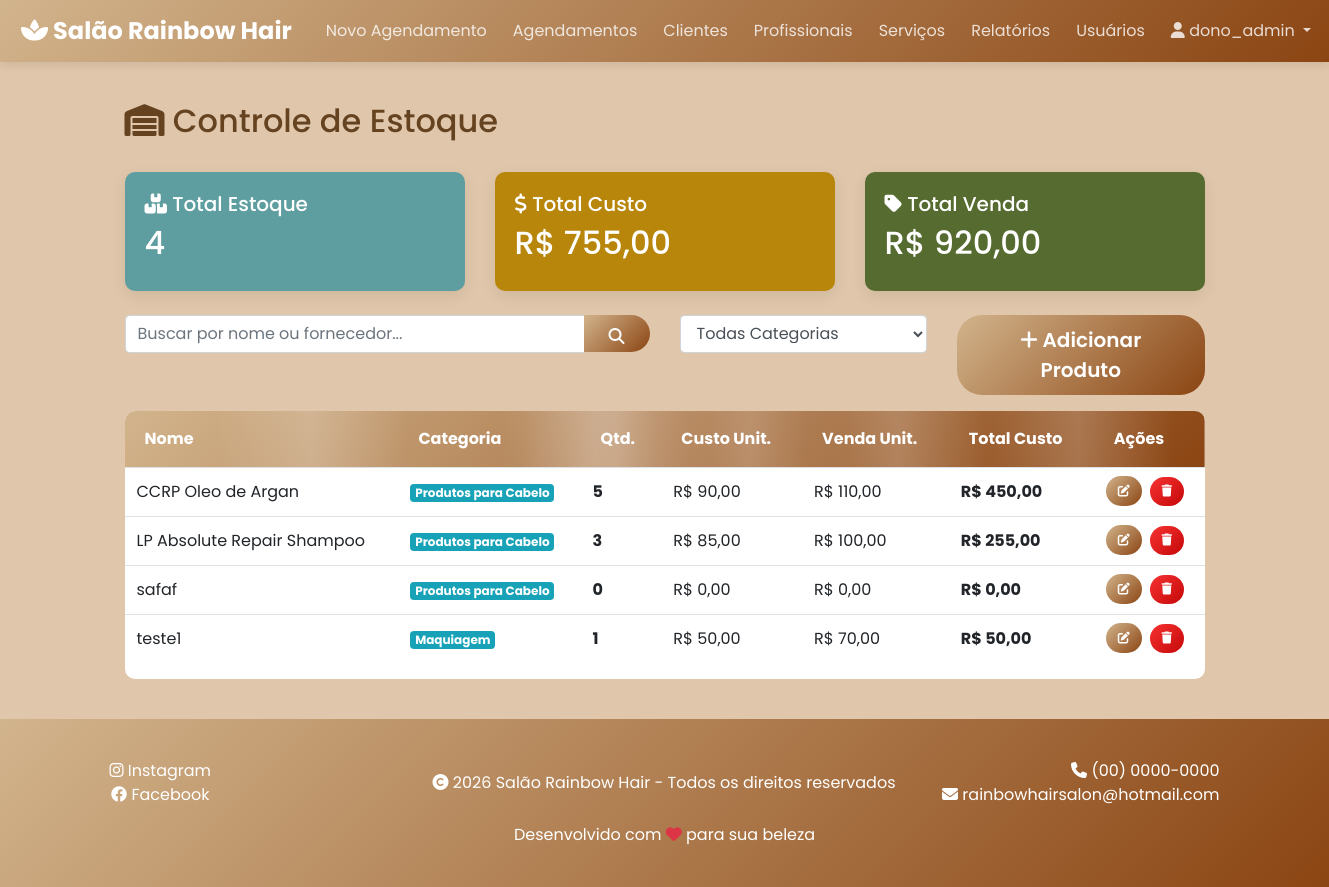
/estoque/ (signed in), run on an earlier commit of the app's database.
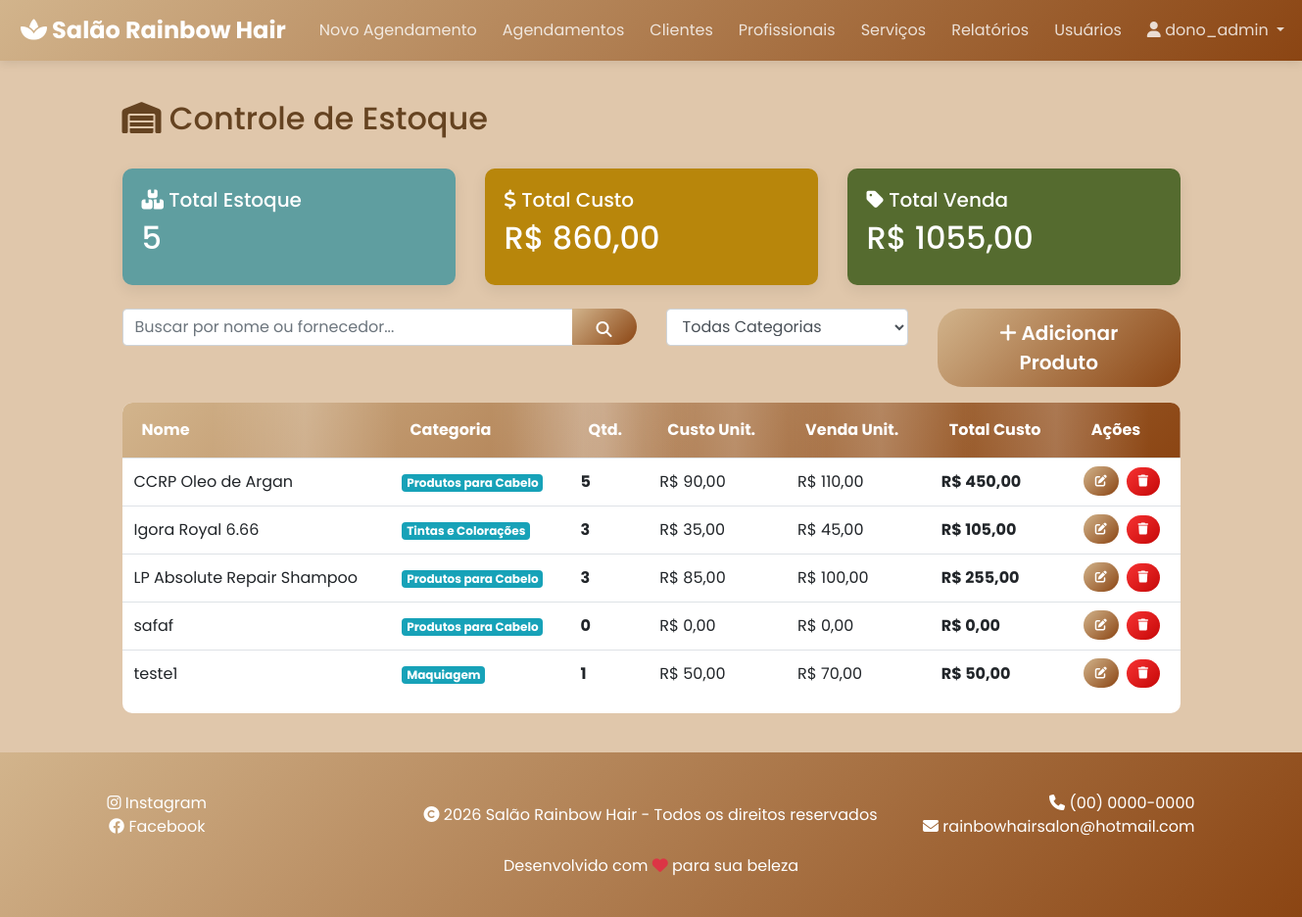
And on a later commit of the database.
### estoque/models.py (models this page shows, shortened)
class ProdutoEstoque(BaseModel):
    CATEGORIA_CHOICES = [
        ('CABELO', 'Produtos para Cabelo'),
        ('TINTAS', 'Tintas e Colorações'),
        ('UNHAS', 'Produtos para Unhas'),
        ('MAQUIAGEM', 'Maquiagem'),
        ('SPA', 'Spa e Tratamentos'),
        ('DEPILACAO', 'Depilação'),
        ('SOBRANCELHAS', 'Sobrancelhas e Cílios'),
    ]
    nome = models.CharField(max_length=100)
    categoria = models.CharField(max_length=20, choices=CATEGORIA_CHOICES, default='CABELO')
    quantidade = models.PositiveIntegerField(default=0)
    preco_custo = models.DecimalField(max_digits=8, decimal_places=2, default=0)
    preco_venda = models.DecimalField(max_digits=8, decimal_places=2, default=0)
    fornecedor = models.CharField(max_length=100, blank=True, null=True)
    class Meta:
        ordering = ['nome']
    @property
    def total_custo(self):
        return self.quantidade * self.preco_custo

### estoque/views.py (the view)
# urls.py: path('', EstoqueListView.as_view(), name='estoque-list'),
class EstoqueListView(LoginRequiredMixin, SuperuserRequiredMixin, ListView):
    model = ProdutoEstoque
    template_name = "estoque_list.html"
    context_object_name = "estoques"
    paginate_by = 10
    def get_queryset(self):
        queryset = super().get_queryset()
        search = self.request.GET.get('search', '').strip()
        categoria = self.request.GET.get('categoria', '').strip()
        if search:
            queryset = queryset.filter(Q(nome__icontains=search) | Q(fornecedor__icontains=search))
        if categoria:
            queryset = queryset.filter(categoria=categoria)
        return queryset
    def get_context_data(self, **kwargs):
        context = super().get_context_data(**kwargs)
        qs = self.get_queryset()
        context['total_estoque'] = qs.aggregate(total=Count('id'))['total'] or 0
        context['total_custo'] = qs.aggregate(total=Sum(F('quantidade') * F('preco_custo')))['total'] or 0
        context['total_venda'] = qs.aggregate(total=Sum(F('quantidade') * F('preco_venda')))['total'] or 0
        context['categorias'] = ProdutoEstoque.CATEGORIA_CHOICES
        context['search'] = self.request.GET.get('search', '')
        context['categoria'] = self.request.GET.get('categoria', '')
        return context

### estoque/views.py (called while the page is built)
    def test_func(self):
        return self.request.user.is_superuser

### estoque/templates/estoque_list.html (shortened to what this page needs)
{% extends 'base.html' %}
{% block content %}
<div class="container">
    <div class="row mb-4">
        <div class="col-md-12">
            <h2><i class="fas fa-warehouse"></i> Controle de Estoque</h2>
        </div>
    </div>
    <div class="row mb-4">
        <div class="col-md-4">
            <div class="card card-total text-white">
                <div class="card-body">
                    <h5><i class="fas fa-boxes"></i> Total Estoque</h5>
                    <h2>{{ total_estoque|default:"0" }}</h2>
                </div>
            </div>
        </div>
        <div class="col-md-4">
            <div class="card card-custo text-white">
                <div class="card-body">
                    <h5><i class="fas fa-dollar-sign"></i> Total Custo</h5>
                    <h2>R$ {{ total_custo|floatformat:2|default:"0,00" }}</h2>
                </div>
            </div>
        </div>
        <div class="col-md-4">
            <div class="card card-venda text-white">
                <div class="card-body">
                    <h5><i class="fas fa-tag"></i> Total Venda</h5>
                    <h2>R$ {{ total_venda|floatformat:2|default:"0,00" }}</h2>
                </div>
            </div>
        </div>
    </div>
    <div class="row mb-3">
        <div class="col-md-6">
            <form method="get">
                <div class="input-group">
                    <input type="text" class="form-control" name="search" placeholder="Buscar por nome ou fornecedor..." value="{{ search }}">
                    <div class="input-group-append">
                        <button class="btn btn-primary1" type="submit"><i class="fas fa-search"></i></button>
                    </div>
                </div>
            </form>
        </div>
        <div class="col-md-3">
            <form method="get" class="d-inline">
                <select name="categoria" class="form-control" onchange="this.form.submit()">
                    <option value="">Todas Categorias</option>
                </select>
            </form>
        </div>
        <div class="col-md-3 text-right">
            <a href="{% url 'estoque:estoque-create' %}" class="btn btn-primary btn-lg">
                <i class="fas fa-plus"></i> Adicionar Produto
            </a>
        </div>
    </div>
    {% if estoques %}
    <div class="table-responsive">
        <table class="table table-hover">
            <thead class="thead-dark">
                <tr>
                    <th>Nome</th>
                    <th>Categoria</th>
                    <th>Qtd.</th>
                    <th>Custo Unit.</th>
                    <th>Venda Unit.</th>
                    <th>Total Custo</th>
                    <th>Ações</th>
                </tr>
            </thead>
            <tbody>
                {% for estoque in estoques %}
                <tr>
                    <td>{{ estoque.nome }}</td>
                    <td><span class="badge badge-info">{{ estoque.get_categoria_display }}</span></td>
                    <td><strong>{{ estoque.quantidade }}</strong></td>
                    <td>R$ {{ estoque.preco_custo|floatformat:2 }}</td>
                    <td>R$ {{ estoque.preco_venda|floatformat:2 }}</td>
                    <td><strong>R$ {{ estoque.total_custo|floatformat:2 }}</strong></td>
                    <td style="display: flex; gap: 8px; align-items: center; padding: 8px 12px;">
                        <a href="{% url 'estoque:estoque-update' estoque.pk %}" class="btn btn-sm btn-success" style="padding: 6px 12px; font-size: 12px;"><i class="fas fa-edit"></i></a>
                        <a href="{% url 'estoque:estoque-delete' estoque.pk %}" class="btn btn-sm btn-danger" style="padding: 6px 10px; font-size: 12px;"><i class="fas fa-trash"></i></a>
                    </td>
                </tr>
                {% endfor %}
            </tbody>
        </table>
    </div>
    {% else %}
    <div class="alert alert-info">
        <i class="fas fa-info-circle"></i> Nenhum produto no estoque. <a href="{% url 'estoque:estoque-create' %}">Adicione o primeiro!</a>
    </div>
    {% endif %}
</div>
{% endblock %}

### core/templates/base.html (shortened to what this page needs)
<!DOCTYPE html>
<html lang="pt-br">
<head>
    <link rel="stylesheet" href="https://stackpath.bootstrapcdn.com/bootstrap/4.5.2/css/bootstrap.min.css">
    <link rel="stylesheet" href="https://cdnjs.cloudflare.com/ajax/libs/font-awesome/6.4.0/css/all.min.css">
</head>
<body>
<nav class="navbar navbar-expand-lg navbar-dark sticky-top">
    <div class="container-fluid">
        <a class="navbar-brand" href="{% url 'home' %}">
            <i class="fas fa-spa"></i> Salão Rainbow Hair
        </a>
        <div class="collapse navbar-collapse" id="navbarNav">
            <ul class="navbar-nav m-auto">
                {% if user.is_authenticated %}
                <li class="nav-item">
                    <a class="nav-link" href="{% url 'agendamentos:add-agendamento' %}">Novo Agendamento</a>
                </li>
                <li class="nav-item" align-items="center">
                    <a class="nav-link" href="{% url 'index' %}">Agendamentos</a>
                </li>
                <li class="nav-item">
                    <a class="nav-link" href="{% url 'clientes:cliente-list' %}">Clientes</a>
                </li>
                <li class="nav-item">
                    <a class="nav-link" href="{% url 'profissionais:profissional-list' %}">Profissionais</a>
                </li>
                <li class="nav-item">
                    <a class="nav-link" href="{% url 'servicos:servico-list' %}">Serviços</a>
                </li>
                {% if user.is_staff or user.is_superuser %}
                <li class="nav-item">
                    <a class="nav-link" href="{% url 'relatorios:relatorios' %}">Relatórios</a>
                </li>
                <li class="nav-item">
                    <a class="nav-link" href="{% url 'usuarios:usuarios' %}">Usuários</a>
                </li>
                {% endif %}
                {% endif %}
            </ul>
            <ul class="navbar-nav ml-auto">
                {% if user.is_authenticated %}
                    <li class="nav-item dropdown">
                        <a class="nav-link dropdown-toggle" href="#" id="userDropdown" role="button" data-toggle="dropdown">
                            <i class="fas fa-user"></i> {{ user.username }}
                        </a>
                    </li>
                {% endif %}
            </ul>
        </div>
    </div>
</nav>
<div class="content-wrapper">
    <div class="container">
        {% block content %}{% endblock %}
    </div>
</div>
<footer>
    <div class="container d-flex justify-content-between align-items-center">
        <div>
            <a href="https://www.instagram.com" target="_blank" style="color: white; margin-right: 100px;"><i class="fab fa-instagram"></i> Instagram</a><br>
            <a href="https://www.facebook.com" target="_blank" style="color: white; margin-right: 100px;"><i class="fab fa-facebook"></i> Facebook</a>
            </div>
                <p style="margin-left: 80px;"><i class="fas fa-copyright"></i> 2026 Salão Rainbow Hair - Todos os direitos reservados</p>
            <div class="text-right">
            <span style="color: white; margin-left: 100px;"><i class="fas fa-phone"></i> (00) 0000-0000</span><br>
            <span style="color: white; margin-left: 5px;"><i class="fas fa-envelope"></i> rainbowhairsalon@hotmail.com</span>
        </div>
    </div>
    <div class="container text-center mt-3">
        <p style="color: white;">Desenvolvido com <i class="fas fa-heart" style="color: #dc3545;"></i> para sua beleza</p>
    </div>
</footer>
</body>
</html>

### core/templates/base.html (style rules this page uses)
* { margin: 0; padding: 0; box-sizing: border-box; }
body { font-family: 'Poppins', sans-serif; color: #654321; background-color: #e0c7ab; }
.navbar { background: linear-gradient(135deg, #D2B48C 0%, #8B4513 100%) !important; box-shadow: 0 2px 10px rgba(0, 0, 0, 0.1); position: sticky; top: 0; z-index: 1000; }
.navbar-brand { font-weight: 700; font-size: 24px; color: white !important; margin-left: -10px; }
.navbar-nav { flex-wrap: nowrap; }
.navbar-nav .nav-item { white-space: nowrap; }
.navbar-dark .navbar-nav .nav-link { color: rgba(255, 255, 255, 0.8) !important; margin-left: 10px; transition: all 0.3s ease; }
.content-wrapper { min-height: calc(100vh - 200px); padding: 40px 0; }
.card { border: none; border-radius: 10px; transition: transform 0.3s ease, box-shadow 0.3s ease; box-shadow: 0 5px 15px rgba(0, 0, 0, 0.08); }
.btn-primary { background: linear-gradient(135deg, #D2B48C 0%, #8B4513 100%); border: none; padding: 10px 25px; border-radius: 25px; font-weight: 600; transition: all 0.3s ease; }
.btn-success { background: linear-gradient(135deg, #D2B48C 0%, #8B4513 100%); border: none; border-radius: 25px; font-weight: 600; }
.btn-danger { background: linear-gradient(135deg, #f73232 0%, #c50808 100%); border: none; padding: 10px 15px; border-radius: 25px; font-weight: 600; }
.fa-search { color:white; }
footer { background: linear-gradient(135deg, #D2B48C 0%, #8B4513 100%); color: white; padding: 40px 0; text-align: center; }
footer p { margin: 0; }
.fa-copyright { right:-10px; }

### estoque/templates/estoque_list.html (style rules this page uses)
.table-responsive { border-radius: 10px; background-color: white; }
.btn-danger { height: 29px; width: 34px; display: flex; justify-content: center; align-items: center; }
.table thead { background: linear-gradient(135deg, #D2B48C 0%, #8B4513 100%); border-radius: 12px 12px 0 0; padding: 0; margin: 0; overflow: hidden; }
.table thead th { color: white !important; background: transparent !important; border: none !important; padding: 16px 20px; position: relative; font-weight: 700; white-space: nowrap; }
.table thead th::after { content: ''; position: absolute; top: 0; left: -100%; width: 190px; height: 100%; background: linear-gradient(90deg, transparent, rgba(255,255,255,0.2), transparent); transition: left 0.5s; }
.btn-primary1 { height: 37px; background: linear-gradient(135deg, #D2B48C 0%, #8B4513 100%); border: none; padding: 10px 25px; border-radius: 25px; font-weight: 600; transition: all 0.3s ease; }
.card-total { background-color:cadetblue }
.card-custo { background-color:darkgoldenrod; }
.card-venda { background-color:darkolivegreen; }

What changed in the data, as far as the page shows it:
added ProdutoEstoque: nome "Igora Royal 6.66", categoria "Tintas e Colorações", quantidade "3", preco_custo "35,00", preco_venda "45,00", total_custo "105,00"
Also different on the page:
{{ total_estoque|default:"0" }}: "4" → "5"
{{ total_custo|floatformat:2|default:"0,00" }}: "755,00" → "860,00"
{{ total_venda|floatformat:2|default:"0,00" }}: "920,00" → "1055,00"
